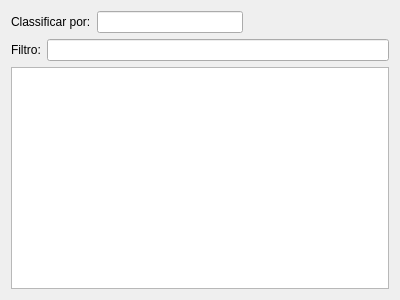
<?xml version="1.0" encoding="UTF-8"?>
<ui version="4.0">
 <class>Widget</class>
 <widget class="QWidget" name="Widget">
  <property name="geometry">
   <rect>
    <x>0</x>
    <y>0</y>
    <width>400</width>
    <height>300</height>
   </rect>
  </property>
  <property name="windowTitle">
   <string>Widget</string>
  </property>
  <layout class="QVBoxLayout" name="verticalLayout">
   <item>
    <layout class="QHBoxLayout" name="horizontalLayout">
     <item>
      <widget class="QLabel" name="label">
       <property name="text">
        <string>Classificar por:</string>
       </property>
      </widget>
     </item>
     <item>
      <widget class="QLineEdit" name="sortEdit"/>
     </item>
     <item>
      <spacer name="horizontalSpacer">
       <property name="orientation">
        <enum>Qt::Horizontal</enum>
       </property>
       <property name="sizeHint" stdset="0">
        <size>
         <width>40</width>
         <height>20</height>
        </size>
       </property>
      </spacer>
     </item>
    </layout>
   </item>
   <item>
    <layout class="QHBoxLayout" name="horizontalLayout_2">
     <item>
      <widget class="QLabel" name="label_2">
       <property name="text">
        <string>Filtro:</string>
       </property>
      </widget>
     </item>
     <item>
      <widget class="QLineEdit" name="filterEdit"/>
     </item>
    </layout>
   </item>
   <item>
    <widget class="QTableView" name="tableView"/>
   </item>
  </layout>
 </widget>
 <layoutdefault spacing="6" margin="11"/>
 <resources/>
 <connections/>
</ui>
